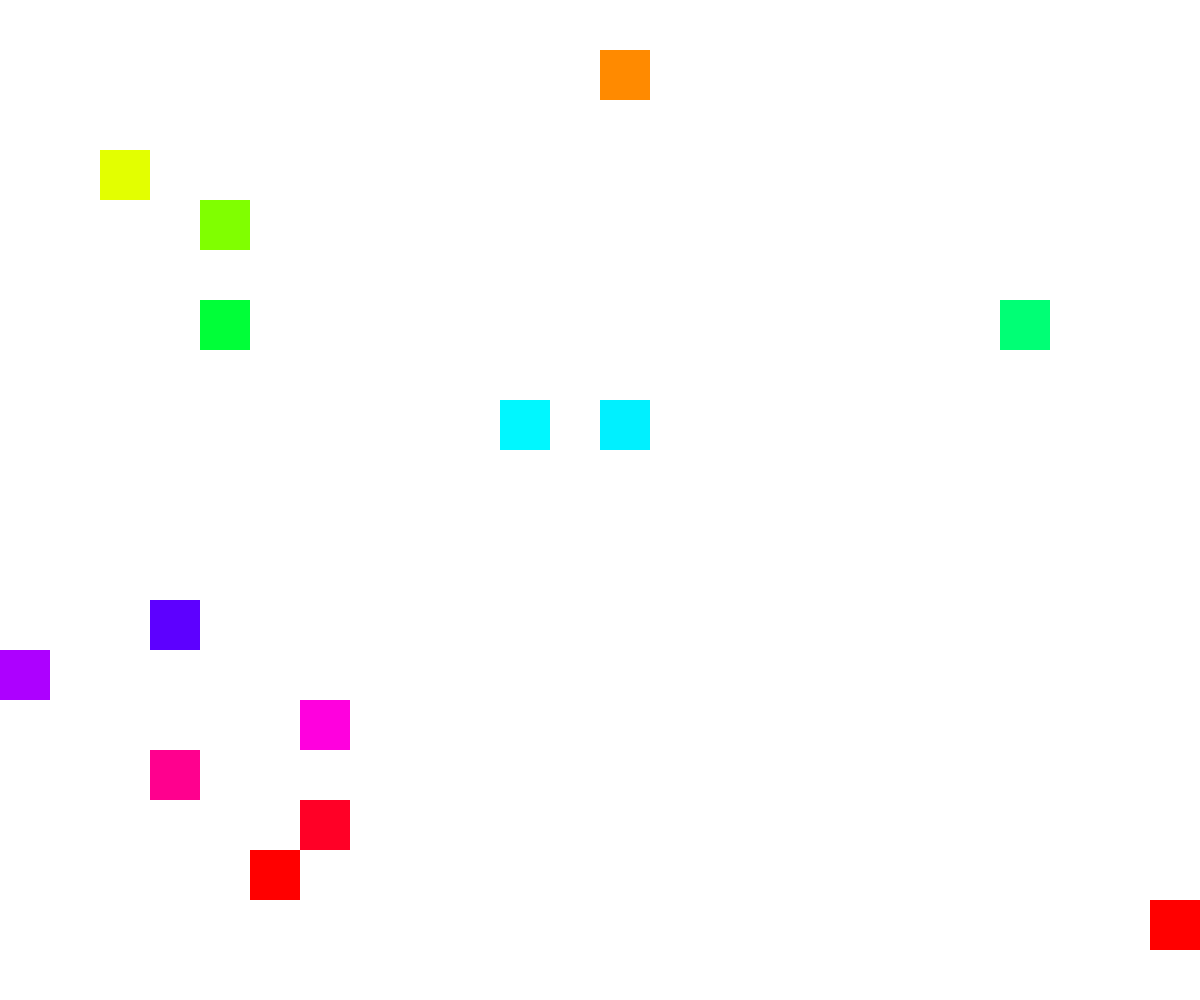
Frame 1 (no input)
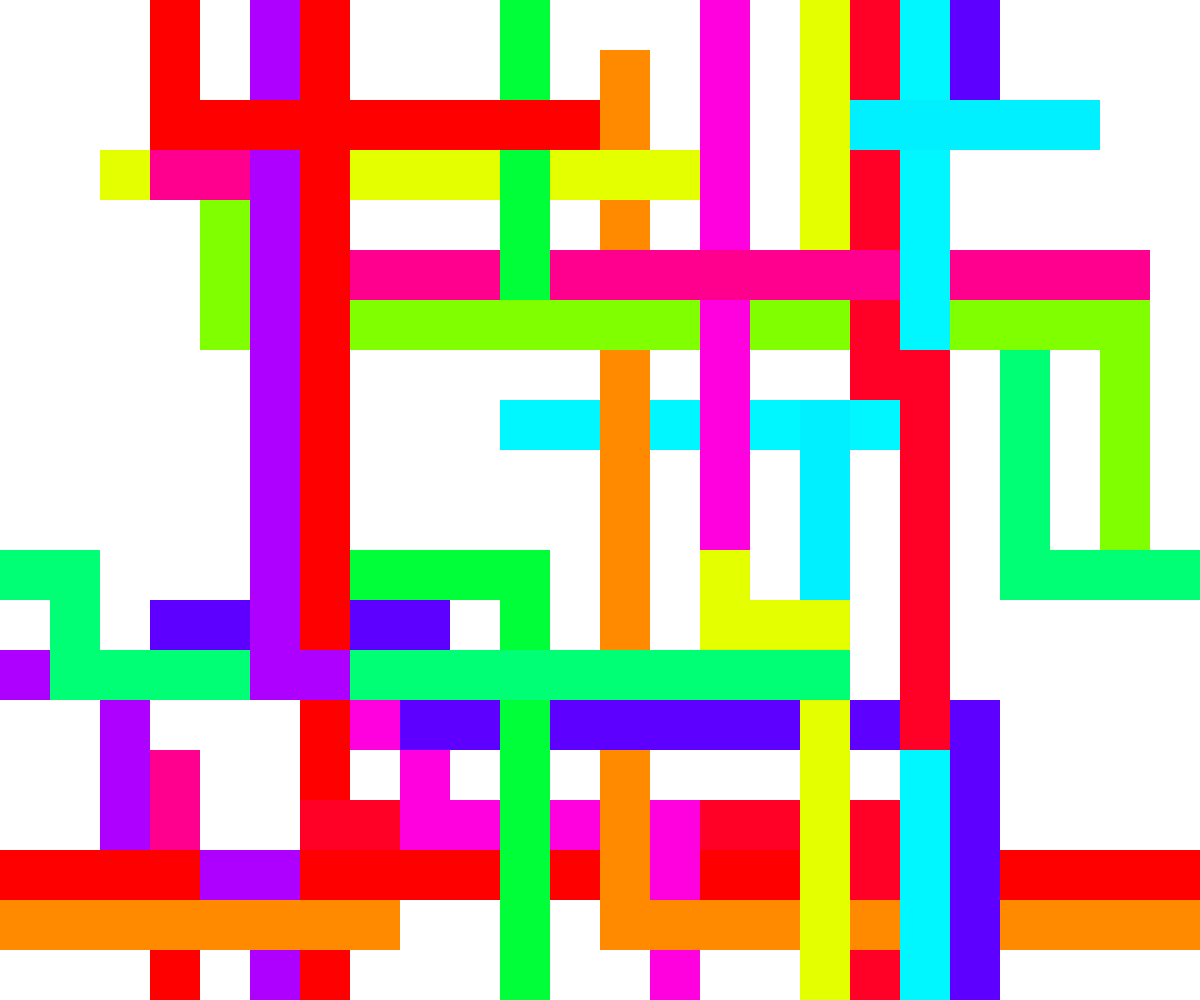
Frame 60 (no input)
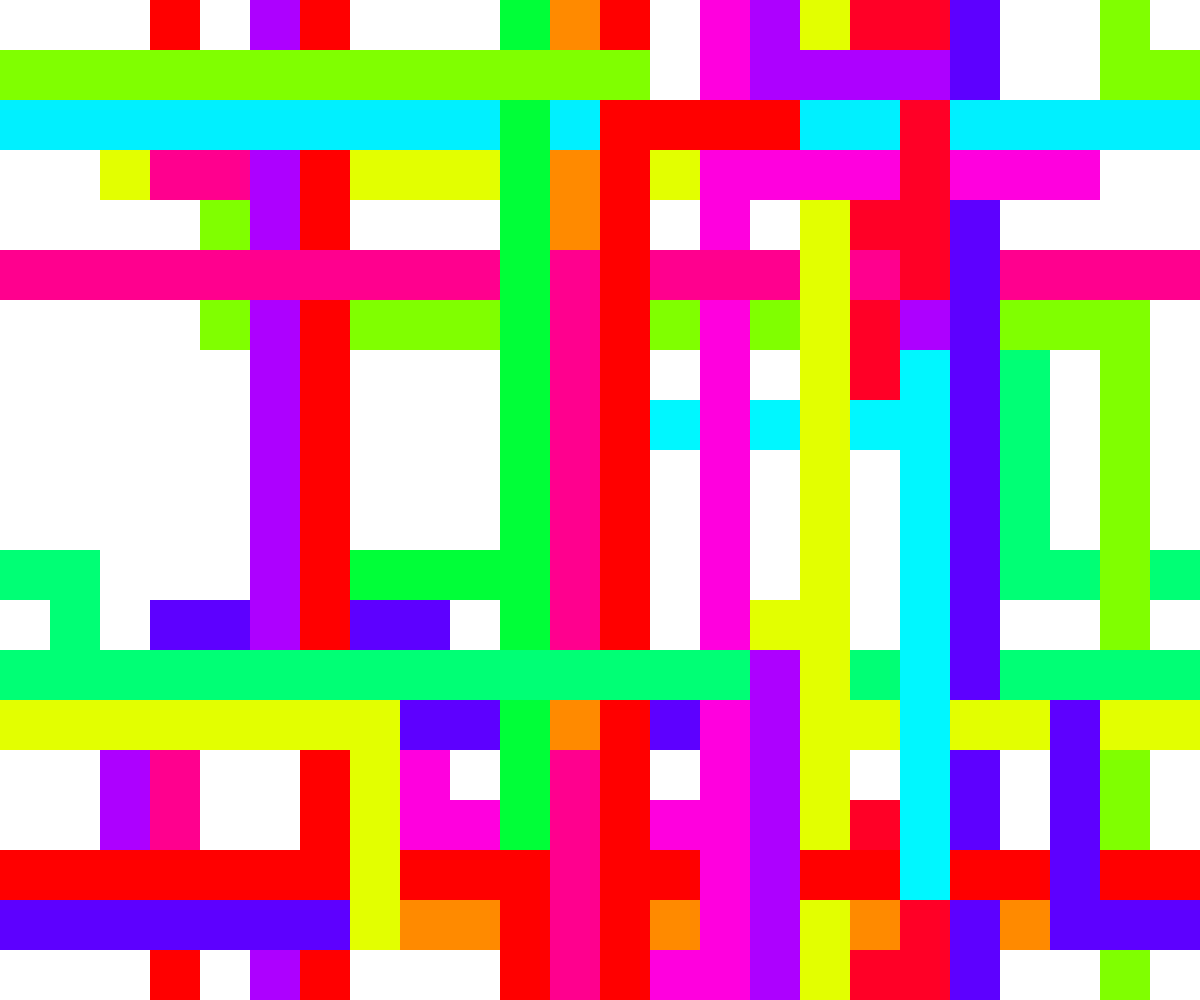
Frame 120 (the mouse pressed at the canvas centre since frame 60)

The p5.js sketch that drew these frames (run headless with seeded random() and noise() and a simulated clock; from frame 60 on, the mouse is pressed at the canvas centre):

// p5.js sketch
// ── sketch.js
function setup() {
  createCanvas(innerWidth, innerHeight);
  frameRate(60);
  // noLoop();
  colorMode(HSB, 1, 1, 1);
  noStroke();
  aspect_ratio = width / height;
  num_rows = 20;
  num_cols = num_rows * aspect_ratio;
  num_tiles = num_rows * num_rows;
  tile_width = width / num_cols;
  tile_height = height / num_rows;
  tiles = [];
  for (let j = 0; j < num_rows; j++) {
    for (let i = 0; i < num_cols; i++) {
      // tile = new RandomTile(tile_height);
      // tile.draw();
      // tiles.push(tile);
      if (Math.random() < 0.03) {
        tile_x = (i / num_cols) * width;
        tile_y = (j / num_rows) * height;
        tile_number = i + j * num_cols;
        tile_hue = map(tile_number, 0, num_tiles, 0, 1);
        tile = new Tile(tile_height, tile_width, tile_x, tile_y, tile_hue);
        tile.dir = int(random(0, 2));
        tiles.push(tile);
      }

      // tiles.push({
      //   x: tile_x,
      //   y: tile_y,
      //   hue: tile_hue
      // })
      // fill(tile_hue, 1.0, 1.0)
      // rect(tile_x, tile_y, tile_height, tile_height)
    }
  }
}

function draw() {
  // background(0);
  for (let tile of tiles) {
    spread = 15;
    tile.draw();
    if (tile.dir == 0) {
      tile.move(int(random(0, 2)) * tile.width, 0);
    } else {
      tile.move(0, int(random(0, 2)) * tile.height);
    }
    if (Math.random() < 0.04) {
      if (tile.dir == 0) {
        tile.dir = 1;
      } else {
        tile.dir = 0;
      }
    }
    tile.wrap();
  }
}

class Tile {
  constructor(tile_height, tile_width, x, y, tile_hue) {
    this.x = x;
    this.y = y;
    this.width = tile_width;
    this.height = tile_height;
    this.hue = tile_hue;
    this.setColor();
  }
  setColor() {
    push();
    colorMode(HSB, 1, 1, 1);
    this.color = color(this.hue, 1, 1);
    pop();
  }
  draw() {
    fill(this.color);
    rect(this.x, this.y, this.width, this.height);
  }
  move(dx, dy) {
    this.x += dx;
    this.y += dy;
  }
  wrap() {
    // if (this.x > width || this.x < 0 || this.y > height || this.y < 0) {
    //   this.x = width / 2;
    //   this.y = height / 2;
    // }
    if (this.x > width) {
      this.x = 0;
    }
    if (this.x < 0) {
      this.x = width;
    }
    if (this.y > height) {
      this.y = 0;
    }
    if (this.y < 0) {
      this.y = height;
    }
  }
}

class RandomTile extends Tile {
  constructor(tile_height) {
    super();
    this.x = random(width);
    this.y = random(height);
    this.height = tile_height;
    this.hue = random(1);
    this.setColor();
  }
  setColor() {
    push();
    colorMode(HSB, 1, 1, 1);
    this.color = color(this.hue, 1, 1);
    pop();
  }
  draw() {
    fill(this.color);
    rect(this.x, this.y, this.height, this.height);
  }
}
